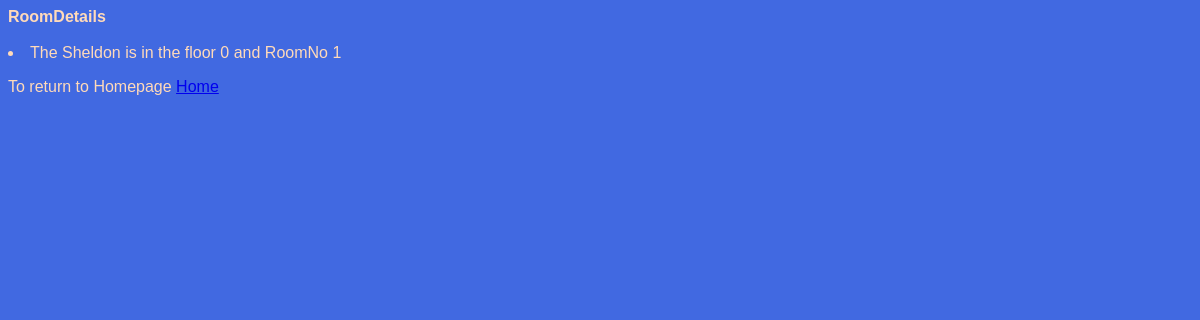
Page /meetings/room on the earlier database version.
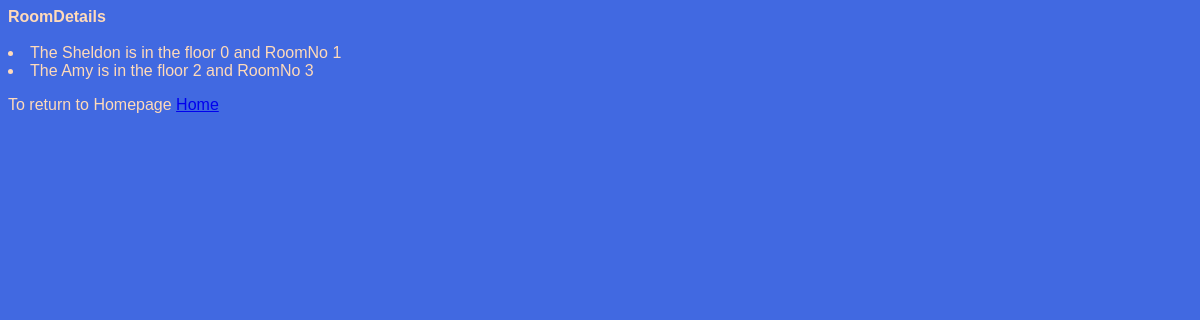
Same page on the later database version.
### MeetingAllocation/models.py (models this page shows, shortened)
class Room(models.Model):
    Name = models.CharField(max_length=20)
    Floor = models.IntegerField()
    No = models.IntegerField()

### MeetingAllocation/views.py (the view)
# urls.py: path('room',views.roomdetail,name="roomdetail"),
def roomdetail(request):
    return render(request,"MeetingAllocation/roomdetail.html",{"rooms":Room.objects.all()})

### MeetingAllocation/templates/MeetingAllocation/roomdetail.html (shortened to what this page needs)
{% extends "base.html" %}
{% block content %}
        <strong>RoomDetails</strong>
        <br/>
        <br/>
        {% for room in rooms %}
        <li>
            The  {{room.Name}} is in the floor {{room.Floor}} and RoomNo {{room.No}}
        </li>
        {% endfor %}
              <p>To return to Homepage
              <a href="{% url 'Welcome' %}">Home</a>
          </p>
{% endblock %}

Differences in the rows shown:
added Room: Name "Amy", Floor "2", No "3"
